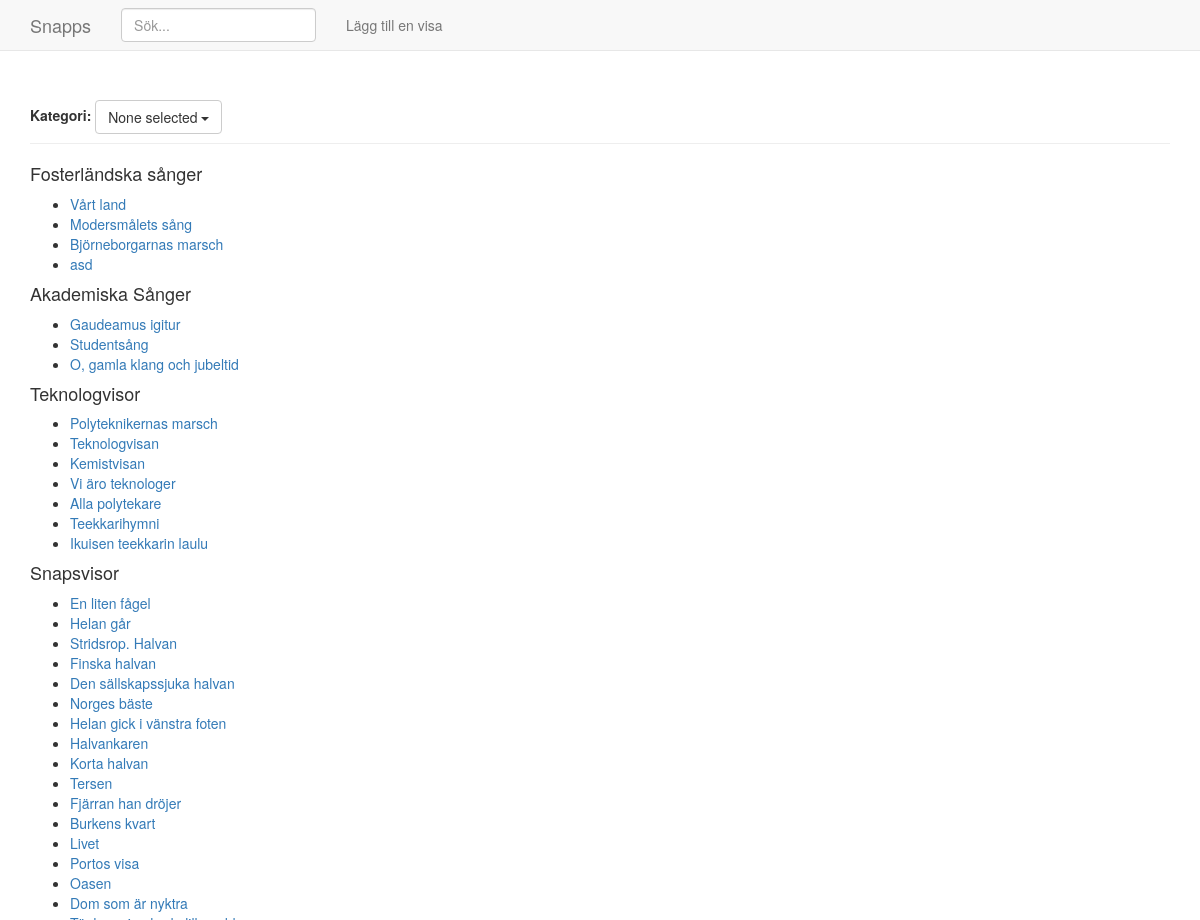
The page /list/ (upper part) on the database as committed earlier.
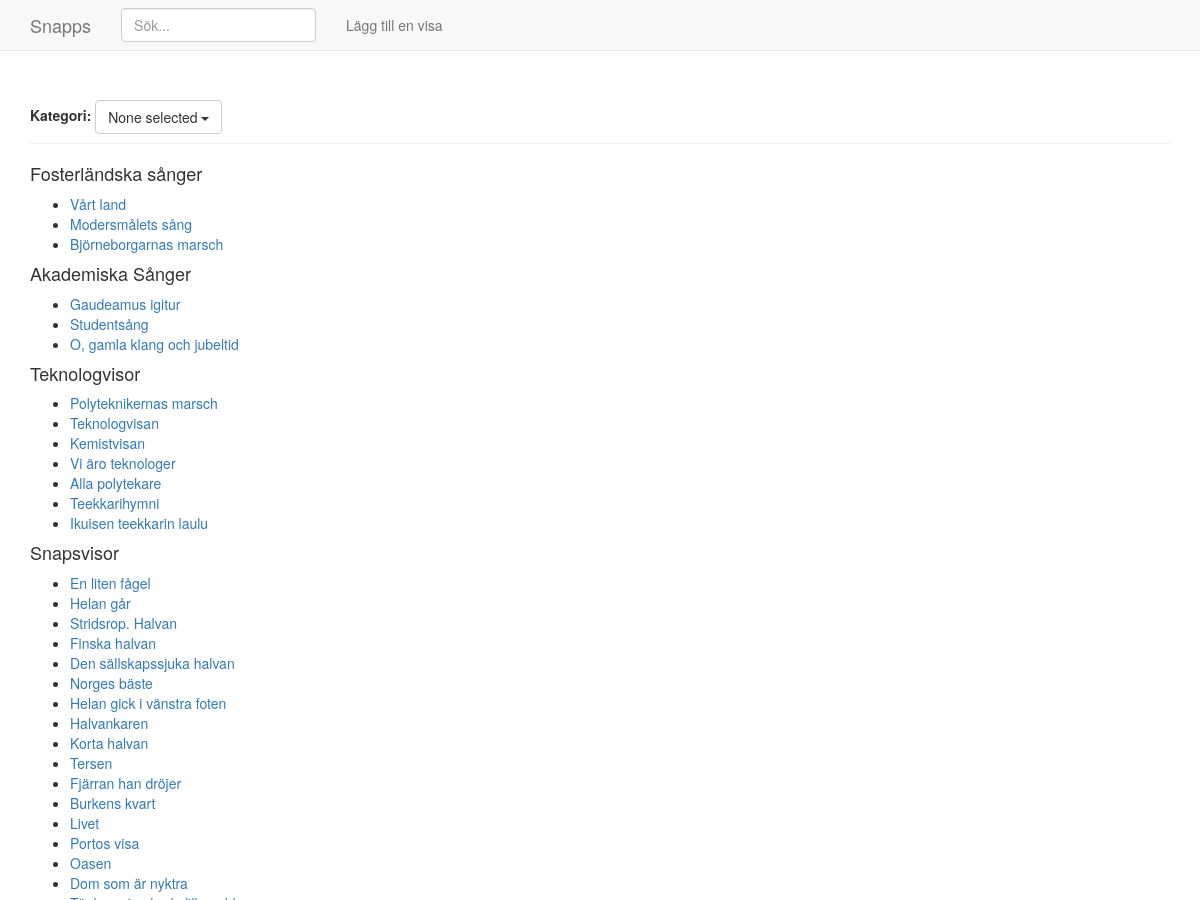
The same page on the database as committed later.
### sangbok/models.py (models this page shows, shortened)
class Category(models.Model):
	name = models.CharField(max_length=100, unique=True)
	def __str__(this):
		return this.name

class Snapsvisa(models.Model):
	name = models.CharField(max_length=100)
	category = models.ForeignKey(Category, default=1)
	pre = models.CharField(max_length=256, blank=True)
	lyrics = models.TextField()
	post = models.CharField(max_length=256, blank=True)
	date_updated = models.DateTimeField(auto_now=True)
	date_uploaded = models.DateTimeField(auto_now_add=True)
	protected = models.BooleanField(default=False)
	objects = OrderManager()
	class Meta:
		ordering = ['category', 'date_uploaded']

### sangbok/views.py (the view)
# urls.py: url(r'^list/$', views.list),
def list(request):
	form = CategorySelectForm(data=request.GET)
	selected_categories = request.GET.getlist('c')
	if not selected_categories:
		cobj = Category.objects.all()
	else:
		cobj = Category.objects.filter(id__in=selected_categories)
	categories = []
	for c in cobj:
		s = Snapsvisa.objects.filter(category=c)
		t = [c, s]
		categories.append(t)
	context = {"songs": s, "form": form, "categories": categories}
	return render(request, 'category_list.html', context)

### sangbok/forms.py
class CategorySelectForm(forms.Form):
    c = forms.ModelMultipleChoiceField(
        queryset=Category.objects.all(),
        widget=forms.SelectMultiple(attrs={'id': 'category-list'}),
        )

### sangbok/templates/category_list.html (shortened to what this page needs)
{% extends "base.html" %}
{% block header %}
<form id="list-form" action="?" method="get">
  <label for="categories">Kategori:</label>
</form>
{% endblock %}
{% block content %}
  <p>
    {%for c, songs in categories %}
      <h4>{{ c.name }}</h4>
      <ul>
      {% for s in songs %}
      <li><a href="/{{s.id}}/">{{ s.name }}</a></li>
      {% endfor %}
      </ul>
    {% endfor %}
  </p>
{% endblock %}

### sangbok/templates/base.html (shortened to what this page needs)
<!DOCTYPE html>
<html lang="en">
  <head>
    {% load staticfiles %}
    <link rel="stylesheet" href="{{ STATIC_URL }}/css/bootstrap.min.css" />
    <link href="{% static "css/sticky-footer-navbar.css" %}" rel="stylesheet" >
    <link rel="stylesheet" href="{% static "css/bootstrap-multiselect.css" %}" type="text/css"/>
  </head>
  <body>
    <nav id="navbar" class="navbar navbar-default navbar-fixed-top">
      <div class="container">
        <div class="navbar-header">
          <a class="navbar-brand" href="/">Snapps</a>
        </div>
        <div id="navbar" class="collapse navbar-collapse">
          <form method="get" action="/search?" class="navbar-form navbar-left" role="search">
            <div class="form-group">
              <input name="q" type="text" class="form-control" placeholder="Sök...">
            </div>
          </form>
          <ul class="nav navbar-nav">
            <li><a href="/add/">Lägg till en visa</a></li>
          </ul>
        </div>
      </div>
    </nav>
    <div class="container">
      <div class="page-header">
        {% block header %}{% endblock %}
      </div>
      {% block content %}{% endblock %}
      <br>
    </div>
  </body>
</html>

### static/css/sticky-footer-navbar.css (style rules this page uses)
html { position: relative; min-height: 100%; }
body { margin-bottom: 60px; }
body > .container { padding: 60px 15px 0; }

Rows that differ between the two databases and show on the page:
removed Snapsvisa: name "asd", shown under Category "Fosterländska sånger"
